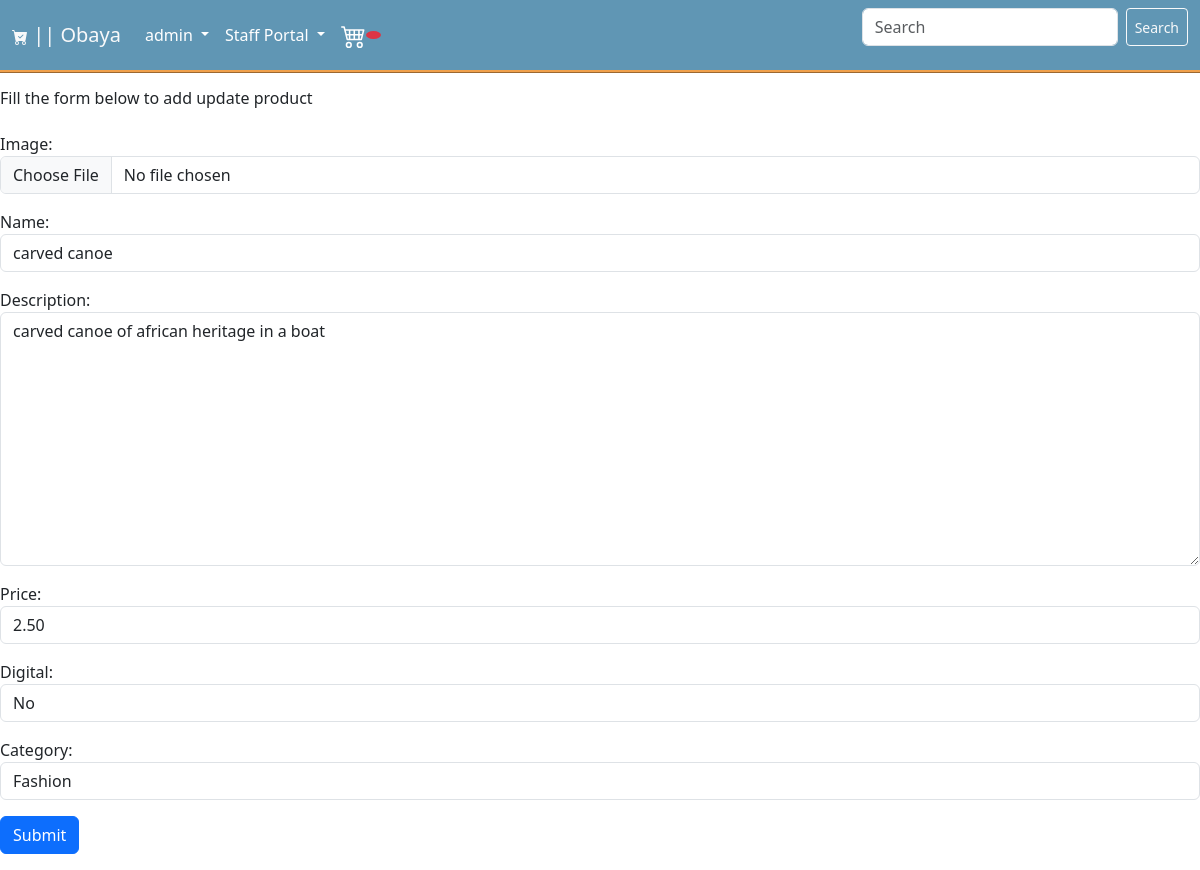
/edit_product/11/ (signed in), run on an earlier commit of the app's database.
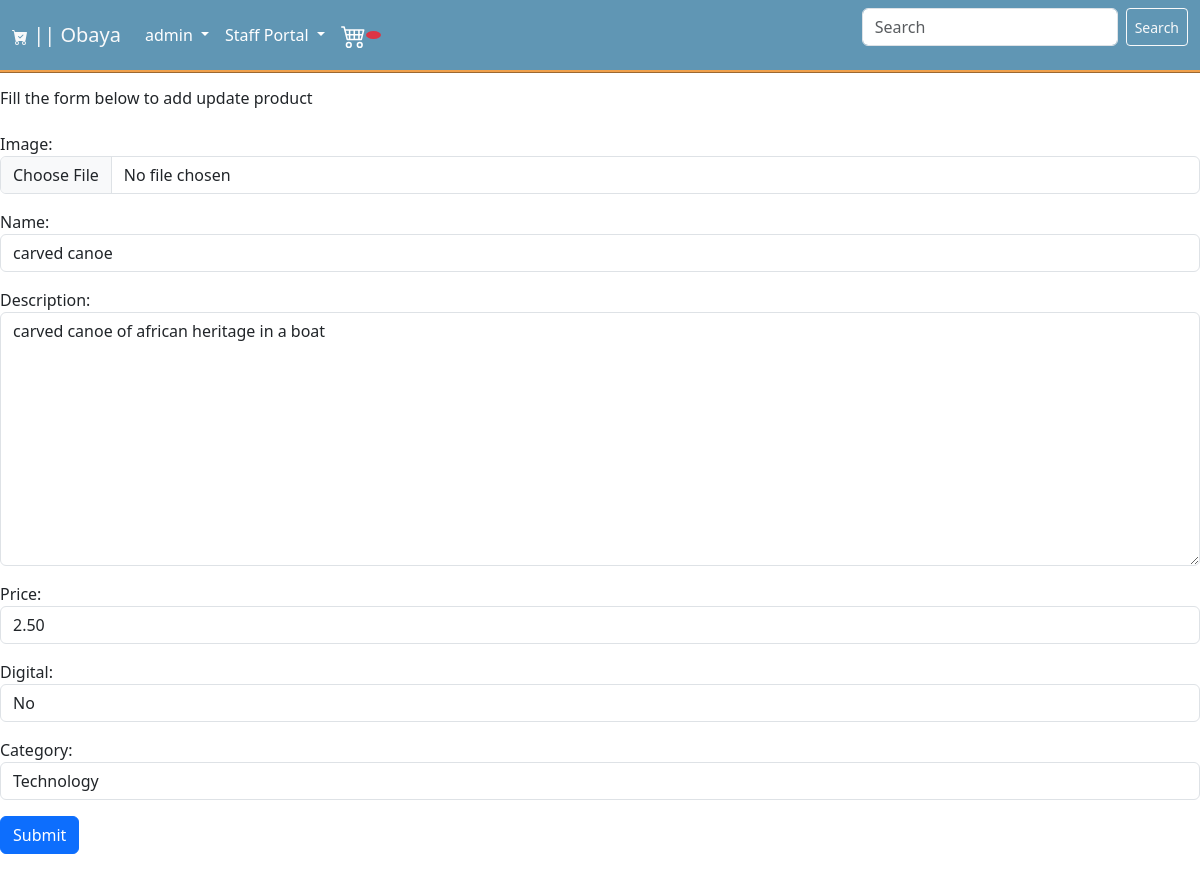
And on a later commit of the database.
### store/models.py (models this page shows, shortened)
class Product(models.Model):
    name = models.CharField(max_length=225, null=True)
    image = models.ImageField(blank=False, null=False)
    description = models.CharField(null=True, blank=True,max_length=50)
    category = models.ForeignKey(Categories, on_delete=models.CASCADE, related_name = 'product_category', null = True)
    price = models.DecimalField(max_digits=7, decimal_places=2)
    digital = models.BooleanField(default=False, null=True, blank=True)
    date_added = models.DateTimeField(default=timezone.now)

### store/views.py (the view)
# urls.py: path("edit_product/<str:pk>/", EditProduct.as_view(), name="edit_product"),
class EditProduct(StaffRequiredMixin,UpdateView):
    model = Product
    form_class = ProductForm
    template_name = 'edit_product.html'
    success_message = 'product updated successfully'

### store/forms.py
class ProductForm(forms.ModelForm):
    image = forms.ImageField(widget=forms.FileInput(attrs={'class': 'form-control'}), required=True)
    name = forms.CharField(max_length=255, widget=forms.TextInput(attrs={'class': 'form-control'}), required=True)
    description = forms.CharField(widget=forms.Textarea(attrs={'class': 'form-control'}), required=True)
    price = forms.DecimalField(widget=forms.TextInput(attrs={'class': 'form-control'}), required=True)
    category = forms.ChoiceField(choices=choice_list, widget=forms.Select(attrs={'class': 'form-control'}), required=True)
    digital = forms.ChoiceField(choices=digital_choices, widget=forms.Select(attrs={'class': 'form-control'}), required=True)
    class Meta:
        model = Product
        fields = ("image", "name", "description", "price", "digital", "category")

### store/views.py (called while the page is built)
    def test_func(self):
        return self.request.user.is_staff

### store/templates/edit_product.html (shortened to what this page needs)
{% extends 'base.html' %}
{% block content %}
    <div class="row" >
        <p><h6>Fill the form below to add update product</h6></p>
        <form action="" method ='POST'>
            {{form.as_p}}
            <button class="btn btn-primary" type='submit'>Submit</button>
        </form>
    </div>
{% endblock %}

What changed in the data, as far as the page shows it:
changed Product "carved canoe": category "Fashion" → "Technology"
